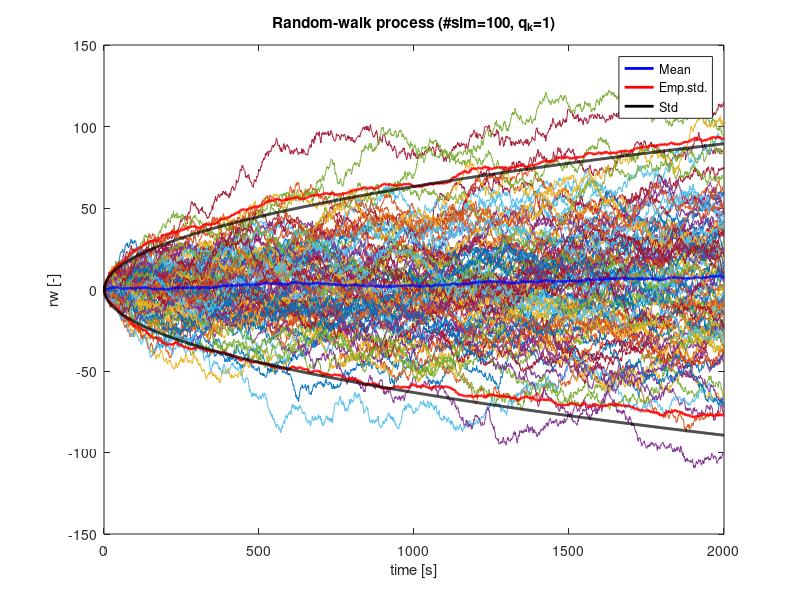

Reproduce this figure in MATLAB.
%% Demonstration script to simulate a random walk process
%
% Compute random walk variable x from recursive formula
%
%    x(k) = x(k-1)+w(k)
%
% with w(k) normal distributed with expectation 0 and variance qk.
% The variance qk is an input parameter.
% 
% The length of the series is n, and the number of simulations is m.
%
% We assume that the time interval dt is one, then qk=q*dt, with q the 
% power spectral dimension.

qk=1;      % This should be one of the input parameters
n=2000;    % Should also be input
m=100;

%% Simulate matrix with values (three different methods)
%
% Each realization is in a column of x. The size of x is [n,m].

tic;
x=nan(n,m);      % Preallocate memory 
w=sqrt(qk)*randn(n,m);  %  N(0,qk) qk is variance;

% for p=1:m
%    x(1,p)=0;   % Initialize
%    for k=2:n
%      x(k,p)=x(k-1,p)+w(k,p);
%    end
% end

x(1,:)=zeros(1,m);
for k=2:n
   x(k,:)=x(k-1,:)+w(k,:);
end

% x=cumsum(w);

toc

% Plot the realizations

figure
plot(x)

%% Compute the emperical mean and standard deviation

xmean=mean(x,2);
xstd=std(x,0,2);

hold on
h(1)=plot(xmean,'b','linewidth',2);
h(2)=plot(xmean+2*xstd,'r','linewidth',2);
plot(xmean-2*xstd,'r','linewidth',2);

%% compute the formal variance and add to plot

sx=zeros(n,1);
for k=2:n
  sx(k)=sx(k-1)+qk;
end
sx=sqrt(sx);

h(3)=plot(2*sx,'k','linewidth',2);
plot(-2*sx,'k','linewidth',2);

xlabel('time [s]')
ylabel('rw [-]')
title([ 'Random-walk process (#sim=',num2str(m),', q_k=',num2str(qk),')'])

legend(h,'Mean','Emp.std.','Std')